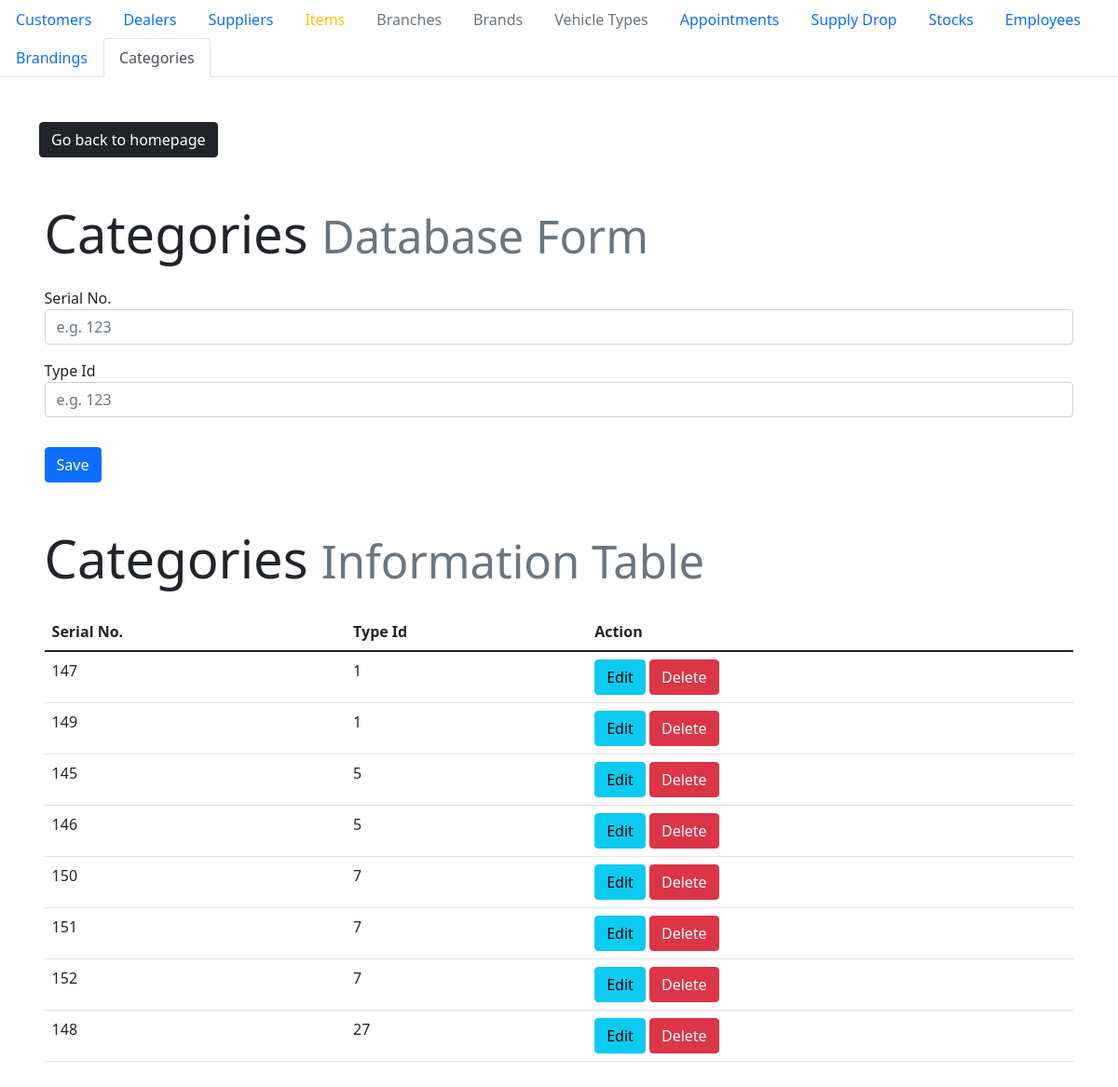
The app's page /avalon/admin/categorized.php with its own data.
### tables this page shows
CREATE TABLE `categorized` (
  `serial_no` int(10) NOT NULL,
  `type_id` int(10) DEFAULT NULL
);

### avalon/admin/categorized.php (the view, shortened to what this page needs)
<!DOCTYPE html>
<html lang="en">
<head>
    <link rel="stylesheet" href="style.css">
    <link href="https://cdn.jsdelivr.net/npm/bootstrap@5.1.3/dist/css/bootstrap.min.css" rel="stylesheet">
</head>
<body>
    <ul class="nav nav-tabs">
    <li class="nav-item">
        <a class="nav-link" href="./index.php">Customers</a>
    </li>
    <li class="nav-item">
        <a class="nav-link" href="./dealer.php">Dealers</a>
    </li>
    <li class="nav-item">
        <a class="nav-link" href="./supplier.php">Suppliers</a>
    </li>
    <li class="nav-item">
        <a class="nav-link text-warning" href="./item.php">Items</a>
    </li>
    <li class="nav-item">
        <a class="nav-link text-muted" href="./branch.php">Branches</a>
    </li>
    <li class="nav-item">
        <a class="nav-link text-muted" href="./brand.php">Brands</a>
    </li>
    <li class="nav-item">
        <a class="nav-link text-muted" href="./vehicle_type.php">Vehicle Types</a>
    </li>
    <li class="nav-item">
        <a class="nav-link" href="./appointment-admin.php">Appointments</a>
    </li>
    <li class="nav-item">
        <a class="nav-link" href="./provides.php">Supply Drop</a>
    </li>
    <li class="nav-item">
        <a class="nav-link" href="./stocks.php">Stocks</a>
    </li>
    <li class="nav-item">
        <a class="nav-link" href="./works_at.php">Employees</a>
    </li>
    <li class="nav-item">
        <a class="nav-link" href="./branded.php">Brandings</a>
    </li>
    <li class="nav-item">
        <a class="nav-link active" href="./categorized.php">Categories</a>
    </li>
    </ul>
    <?php require_once 'process_categorized.php'; ?>
    <div class="container transition">
    <div style="padding-top: 3em;">
        <a class="btn btn-dark" href="../foradmin.php" role="button">Go back to homepage</a>
    </div>
    <div class="mx-auto" style="width: 99%; padding-top: 3em;">
    <h1 class="display-4">Categories <small class="text-muted">Database Form</small></h1>
        <form action="process_categorized.php" method="POST">
            <div class="col form-group" style="padding-top: 1em">
                <label for="">Serial No.</label>
                <input type="text" name="serial_no" class="form-control" value="<?php echo $serial_no; ?>" placeholder="e.g. 123" required autofocus pattern="^[0-9]*$">
            </div>
            <div class="col form-group" style="padding-top: 1em">
                <label for="">Type Id</label>
                <input type="text" name="type_id" class="form-control" value="<?php echo $type_id; ?>" placeholder="e.g. 123" required autofocus pattern="^[0-9]*$">
            </div>
            <div class="form-group" style="padding-top: 2em">
                <?php
                if ($update == true):
                ?>
                    <button type="submit" class="btn btn-info" name="update">Update</button>
                <?php else: ?>
                    <button type="submit" class="btn btn-primary" name="save">Save</button>
                <?php endif; ?>
            </div>
        </form>
    </div>
    <?php
        $mysqli = new mysqli('localhost', 'root', '', 'sza') or die(mysqli_error($mysqli));
        $result = $mysqli->query("SELECT * FROM categorized") or die(mysqli_error);
    ?>
    <div class="mx-auto" style="width: 99%; padding-top: 3em; padding-bottom: 5em;">
    <h1 class="display-4" style="padding-bottom: 0.3em;">Categories <small class="text-muted">Information Table</small></h1>
        <table class="table">
            <thead>
                <tr>
                    <th>Serial No.</th>
                    <th>Type Id</th>
                    <th>Action</th>
                </tr>
            </thead>
        <?php
            while ($row = $result->fetch_assoc()): ?>
                <tr>
                    <td><?php echo $row['serial_no']; ?></td>
                    <td><?php echo $row['type_id']; ?></td>
                    <td>
                        <a href="categorized.php?edit=<?php echo $row['serial_no']; ?>"
                            class="btn btn-info">Edit</a>
                        <button onclick="check(<?php echo $row['serial_no']; ?>)" type="button" class="btn btn-danger">Delete</button>
                    </td>
                </tr>
            <?php endwhile; ?>
        </table>
    </div>
    </div>
</body>
</html>

### avalon/admin/style.css (style rules this page uses)
.transition { animation: transitionIn 0.5s; }

### records on screen
categorized: serial_no "147", type "1"
categorized: serial_no "149", type "1"
categorized: serial_no "145", type "5"
categorized: serial_no "146", type "5"
categorized: serial_no "150", type "7"
categorized: serial_no "151", type "7"
categorized: serial_no "152", type "7"
categorized: serial_no "148", type "27"
